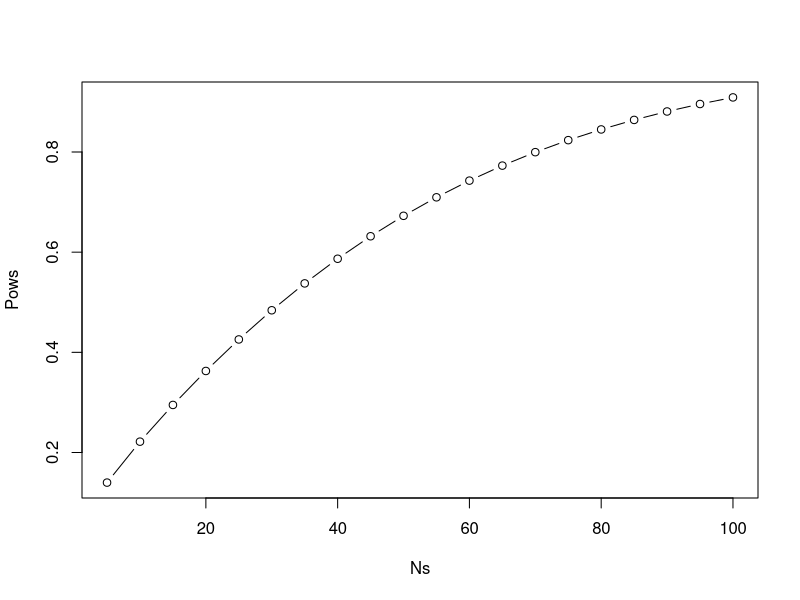
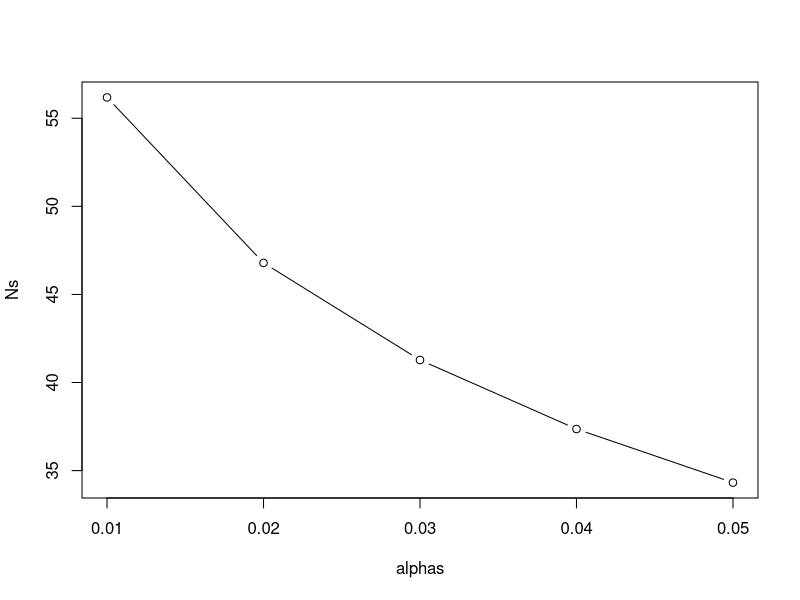
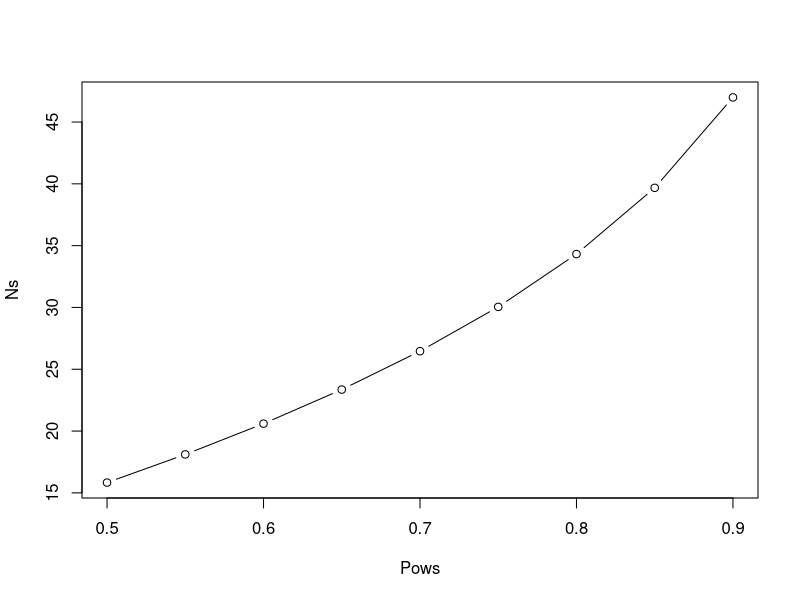

Generate these figures, in order, with R:
# This R code is by Xianghua Li for ADS2 Week 10 practicals, modified from Chaochen Wang 2019 code. 
set.seed(10000) # this way, we could replicate the random generation of the points. 

##question 1
#1.1
ps.10 <- replicate(1e5, t.test(rnorm(10,178,10), mu=175, alternative = "greater")$p.value) 
# in the code above, 
# Step1:(rnorm) Generating a normal distribution, with 10 (n) values with the mean= 178 (mu), with the standard deviation of 10 (sd).  
# Step2:(t.test) performing the one-sample, one-tail t-test, comparing the mean of these values with 175, and returning the p.value. 
# Step3:(replicate) Doing Step1 & Step2 1e5 (100,000) times. This takes quite a while and storing all the p values in a vector.   

beta.10 <- mean(ps.10 > 0.05) # this is beta value: Type II errors where it incorrectly accepted the null hypothesis. 
power.10 <- 1- beta.10 # This is our power

#1.2
ps.50 <- replicate(1e5, t.test(rnorm(50,178,10), mu=175, alternative = "greater")$p.value) # we only need to change the 'n'
beta.50 <- mean(ps.50 > 0.05)
power.50 <- 1- beta.50

#1.3
power.t.test(n=10, delta = 3, sd =10, sig.level = 0.05, type = "one.sample", alternative = "one.sided")
power.t.test(n=50, delta = 3, sd =10, sig.level = 0.05, type = "one.sample", alternative = "one.sided")

Ns <- seq(5, 100, by = 5)# simulate different sample sizes
Pows <- c() # Create a vector to store the powers

for (n in Ns) { # for each n value, calculating power and storing. This is a loop-structure. 
  power <- power.t.test(n=n, delta = 3, sd =10, sig.level = 0.05, type = "one.sample", alternative = "one.sided")$power
  Pows <- c(Pows, power)
}
plot(Ns, Pows, type = "b")

## question 2
#2.1
ps.drug <- replicate(1e5, t.test(rnorm(10, 130, 30), rnorm(10, 117, 30), alternative = "great")$p.value) 
# As in the practice 1.1, 
# Step1:(rnorm) Generating a normal distribution, but this time with two groups. Each group with the same number of values, and the same sd, but different mu. 
# Step2:(t.test) performing the two-sample, one-tail t-test, and returning the p.value. 
# Step3:(replicate) Doing Step1 & Step2 1e5 (100,000) times. This takes quite a while and storing all the p values in a vector.   


beta.drug <- length(which(ps.drug > 0.05))/length(ps.drug)
power.drug <- 1- beta.drug # simulation-based. 
power.t.test(n=10, delta = 13, sd =30, sig.level = 0.05, type = "two.sample", alternative = "one.sided") # R function-based. 

#2.2
power.t.test(delta = 13, sd =30, sig.level = 0.05, power=0.8, type = "two.sample", alternative = "one.sided")
#2.3
power.t.test(delta = 13, sd =30, sig.level = 0.05, power=0.8, type = "paired", alternative = "one.sided")
#2.4
alphas <- seq(0.01, 0.05, by=0.01)
Ns <- c()
for (alpha in alphas) {
  n <- power.t.test(delta = 13, sd =30, sig.level = alpha, power=0.8, type = "paired", alternative = "one.sided")$n
  Ns <- c(Ns, n)
}
plot(alphas, Ns, type="b")

Pows <- seq(0.5, 0.9, by=0.05)
Ns <- c()
for (pow in Pows){
  n <- power.t.test(delta = 13, sd =30, sig.level = 0.05, power=pow, type = "paired", alternative = "one.sided")$n
  Ns <- c(Ns, n)
  
}
plot(Pows, Ns, type = "b")
